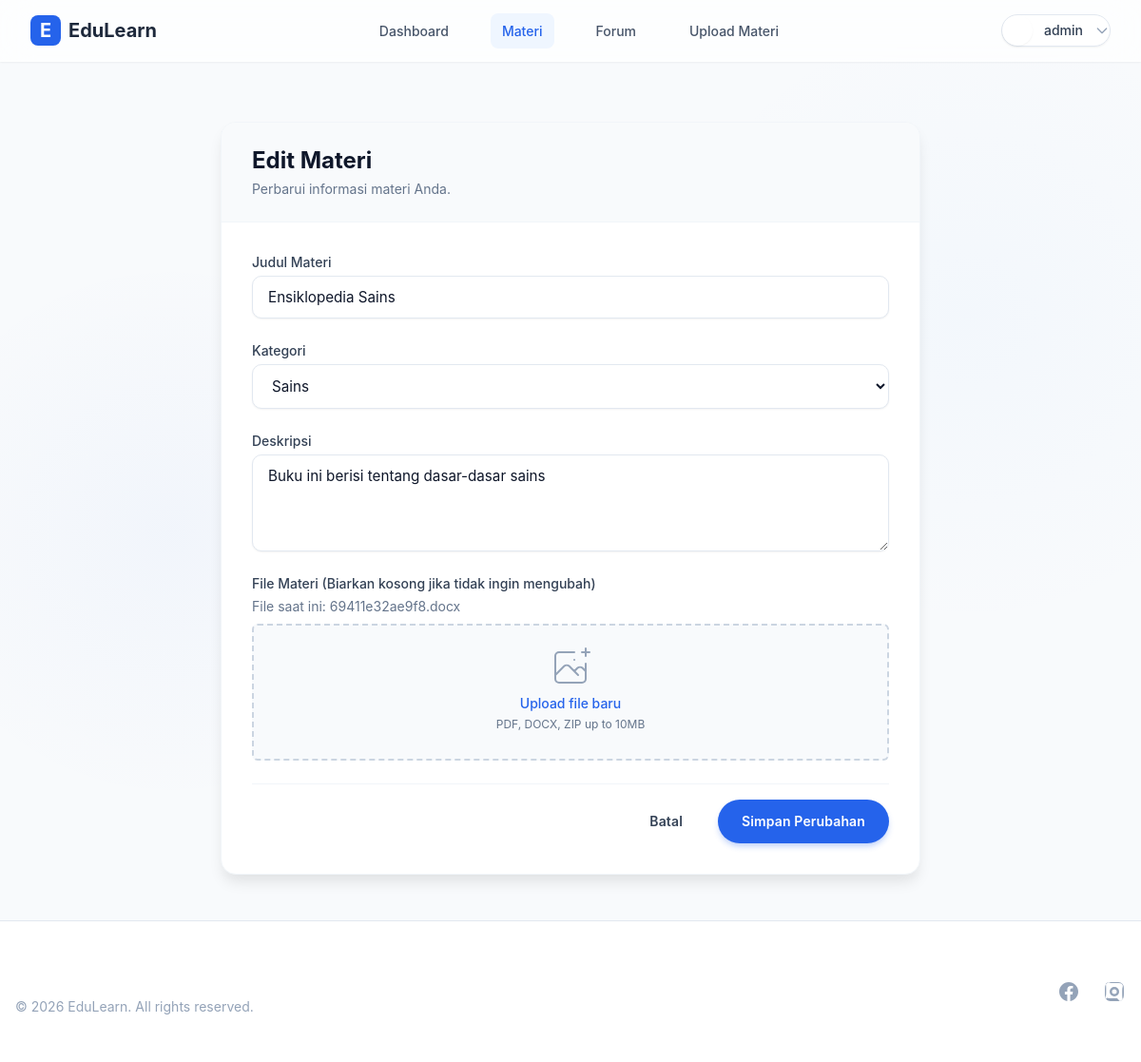
Page /materials/edit.php?id=9 (signed in) on the committed database.
### tables this page shows
CREATE TABLE `materials` (
  `id` int(11) NOT NULL,
  `user_id` int(11) NOT NULL,
  `title` varchar(150) NOT NULL,
  `description` text DEFAULT NULL,
  `category` varchar(50) DEFAULT NULL,
  `file_name` varchar(255) NOT NULL,
  `uploaded_at` timestamp NOT NULL DEFAULT current_timestamp()
);

### materials/edit.php (the view, shortened to what this page needs)
<?php
require_once '../config/database.php';
require_once '../includes/header.php';
$id = $_GET['id'] ?? 0;
$stmt = $pdo->prepare("SELECT * FROM materials WHERE id = ?");
$stmt->execute([$id]);
$material = $stmt->fetch();
?>
<div class="max-w-3xl mx-auto py-12 px-4 sm:px-6 lg:px-8">
    <div class="bg-white rounded-2xl shadow-lg border border-slate-100 overflow-hidden">
        <div class="px-8 py-6 border-b border-slate-100 bg-slate-50">
            <h1 class="text-2xl font-bold text-gray-900">Edit Materi</h1>
            <p class="mt-1 text-sm text-gray-500">Perbarui informasi materi Anda.</p>
        </div>
        <div class="p-8">
            <form action="" method="POST" enctype="multipart/form-data" class="space-y-6">
                <div>
                    <label for="title" class="block text-sm font-medium text-gray-700">Judul Materi</label>
                    <input type="text" name="title" id="title" required class="form-input mt-1" value="<?php echo htmlspecialchars($material['title']); ?>">
                </div>
                <div>
                    <label for="category" class="block text-sm font-medium text-gray-700">Kategori</label>
                    <select id="category" name="category" class="form-input mt-1">
                        <option value="Sains" <?php echo $material['category'] == 'Sains' ? 'selected' : ''; ?>>Sains</option>
                    </select>
                </div>
                <div>
                    <label for="description" class="block text-sm font-medium text-gray-700">Deskripsi</label>
                    <textarea id="description" name="description" rows="4" class="form-input mt-1"><?php echo htmlspecialchars($material['description']); ?></textarea>
                </div>
                <div>
                    <label class="block text-sm font-medium text-gray-700">File Materi (Biarkan kosong jika tidak ingin mengubah)</label>
                    <div class="mt-1 text-sm text-gray-500 mb-2">File saat ini: <?php echo htmlspecialchars($material['file_name']); ?></div>
                    <label for="file-upload" class="upload-area">
                        <div class="space-y-1 text-center">
                            <div class="flex text-sm text-gray-600 justify-center">
                                <div class="relative bg-transparent rounded-md font-medium text-primary-600 hover:text-primary-500 focus-within:outline-none">
                                    <span>Upload file baru</span>
                                </div>
                            </div>
                            <p class="text-xs text-gray-500">PDF, DOCX, ZIP up to 10MB</p>
                        </div>
                    </label>
                </div>
                <div class="pt-4 border-t border-slate-100 flex justify-end gap-3">
                    <a href="view.php?id=<?php echo $id; ?>" class="btn bg-white border border-slate-300 text-slate-700 hover:bg-slate-50">Batal</a>
                    <button type="submit" class="btn btn-primary px-6">
                        Simpan Perubahan
                    </button>
                </div>
            </form>
        </div>
    </div>
</div>
<?php require_once '../includes/footer.php'; ?>

### rows in the picture
materials: title "Ensiklopedia Sains", category "Sains", description "Buku ini berisi tentang dasar-dasar sains", file_name "69411e32ae9f8.docx"

### other values in the picture
$_SESSION['username'] "admin"
